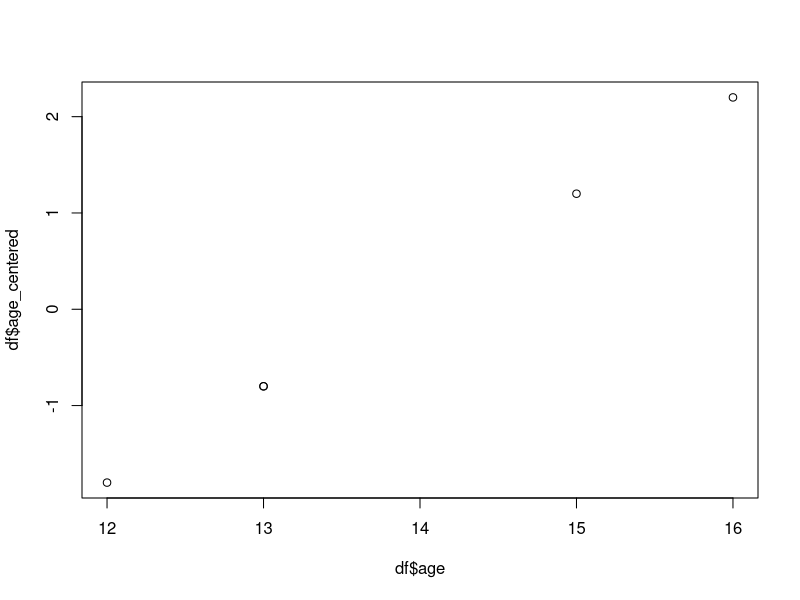

R code for this plot:
# Week 1: R Basics

########### Running code, assigning values to objects

# You can get output by simply typing into the console, or running (part of) a script file.
# You can run a line of code with the top right button, or Ctrl+Enter (see Tools -> Keyboard Shortcuts Help).
# Output is shown in the console (.R files, such as this), or in the editor (.Rmd files).
5+5

# Assign value (10) to object (x) with the arrow.  
# You can choose object names quite freely, but it's best to avoid e.g. function names (mean, sd).  
# Object names should start with a letter, and can contain letters, numbers, _ and .
# See Environment tab in RStudio!  
x <- 10

# note: you could just as well use 10 -> x

# Print the object by just typing its name  
x

x + 5

# Create a new object based on x  
y <- 2*x


########### Vectors and functions

# The basic data type of R is a vector, created with c().  
# Let's create a vector named "age", with 5 elements:  
age <- c(13, 15, 12, 13, 16)


# Functions in R are of the form function_name(argument)  
#  Some basic functions:  
length(age)
mean(age)

summary(age)
str(age) # shows structure of the vector: type, length, first values

# Output from functions can also be saved to objects  
mean_age <- mean(age)

# An object can be printed with text using the paste() function
paste("Mean age:", mean_age)

# Concatenate vectors with c(): here, we combine one new element (x) with the age vector
new_age <- c(age, x)
length(new_age)

#### Accessing the elements of a vector
# You can access individual elements of a vector with indices  

age[1]
age[3]
age[1:3]


# You can print elements that fulfill a condition
# which ages are above 13?
age > 13
cond <- (age > 13)
age[cond]

# Above, cond is a logical vector, i.e. it consists of TRUE/FALSE values only. 

# There are also character (categorical) vectors.
firstnames <- c("John", "Mark", "Jane", "Alice", "Sophie")

# Print the structure of the vector
str(firstnames)


########### From vectors to data frames

# Multiple vectors can be combined into a data frame. It will also show up in the Environment tab.  

df <- data.frame(age, firstnames)
str(df)

# print your data frame
df

### Data wrangling: base R vs tidyverse
# Tidyverse is an alternative library to base R (the traditional style of R code), 
# aiming for more readable and understandable code.
# Even if base R solutions may sometimes be shorter, they are usually uglier and/or less clear. 
# Below are some examples with both styles. It's good to have an idea of the logic of base R; 
# however, this course will focus on using tidyverse functions for data wrangling.  

#### Base R
# Print variable of data frame
df$age

# Make new variable (here, centered age values)  
df$age_centered <- (df$age - mean(df$age))

# Select variables age and age_centered (two ways)  
df[,c(1,3)]

df[, c("age", "age_centered")] 


#### Same in tidyverse

library(tidyverse) # load tidyverse

# Make age_centered variable with the mutate() function  
df <- mutate(df, age_centered = age - mean(age))

# Select variables age and age_centered  
select(df, age, age_centered)


##### Pipe operator
# Using the pipe operator %>% enhances readability of your code. 
# It essentially means that whatever comes before the pipe is used as the first argument of the function 
# that comes after the pipe.  
# For example, variables would be selected like this:  
df %>% select(age, age_centered) 

# Or an even simpler example:  
age %>% mean # instead of mean(age)

# The benefits of the pipe operator become more obvious when we need to carry out many operations in sequence.  
# The code below:  
# 1. takes the data frame
# 2. creates a new variable with *mutate()*  
# 3. filters rows of the data frame with *filter()*  
# 4. groups the data frame by gender with *group_by()*  
# 5. computes mean age by gender with *summarise()*  
# (it's common to use line breaks after each pipe)  

df %>% 
  mutate(gender = c('Male', 'Male', 'Female', 'Female', 'Female')) %>% 
  filter(age >= 13) %>% # filter ages greater than or equal to 13
  group_by(gender) %>% # group by gender
  summarise(age = mean(age)) # find mean age by gender

# It's quite easy to understand what is going on by just reading the code (but don't worry if it isn't just yet!), 
# because you can guess what a tidyverse function does based on its name, and the pipe operator
# helps you to perceive the order of the steps.


## What about figures?

# Base R also has its own plotting functions, which are handy for quick and simple visualizations, 
# but the code becomes messy if you want to make your plots look nice (which we will). 
# That is why we won't go deeper into base R plotting during this course, but will instead focus on the ggplot2 library 
# (part of tidyverse).  

# Here's an ugly base R plot that you will learn to make nicer with ggplot2:  
  
plot(df$age, df$age_centered)

